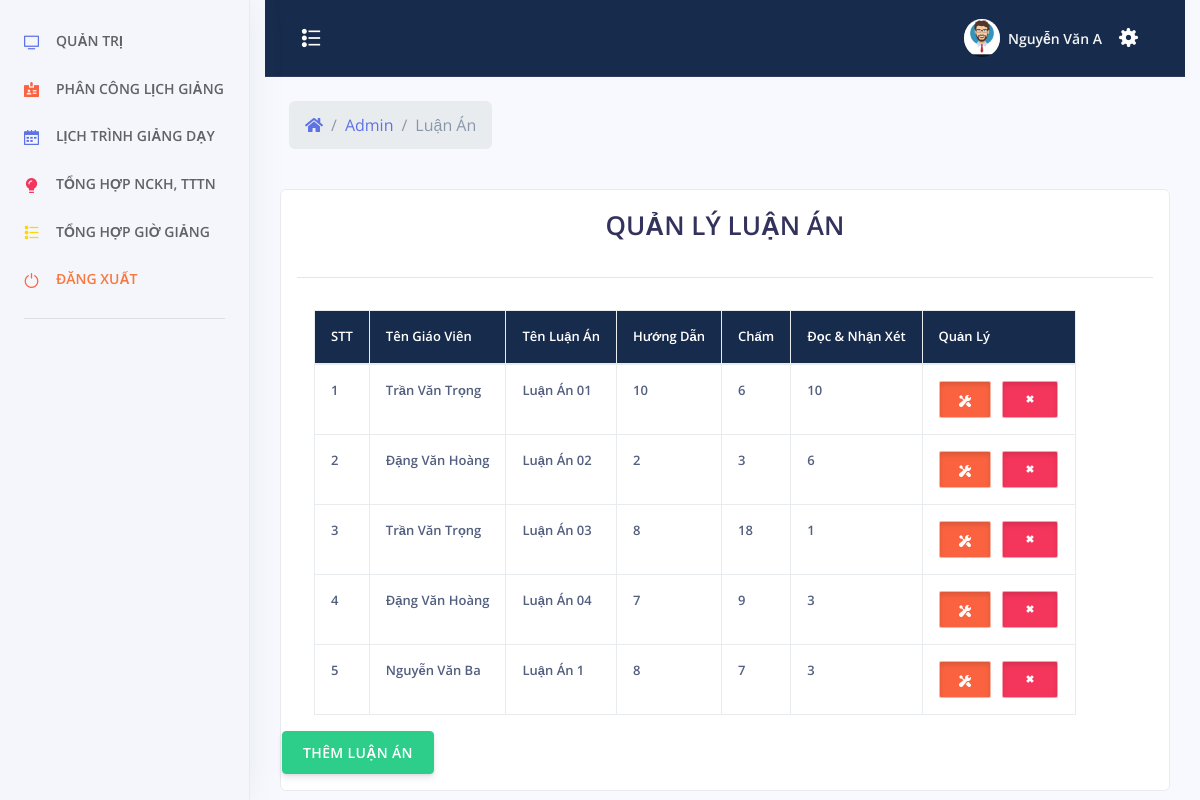
The page /admin/index.php?menu=luanan (signed in) on the database as committed earlier.
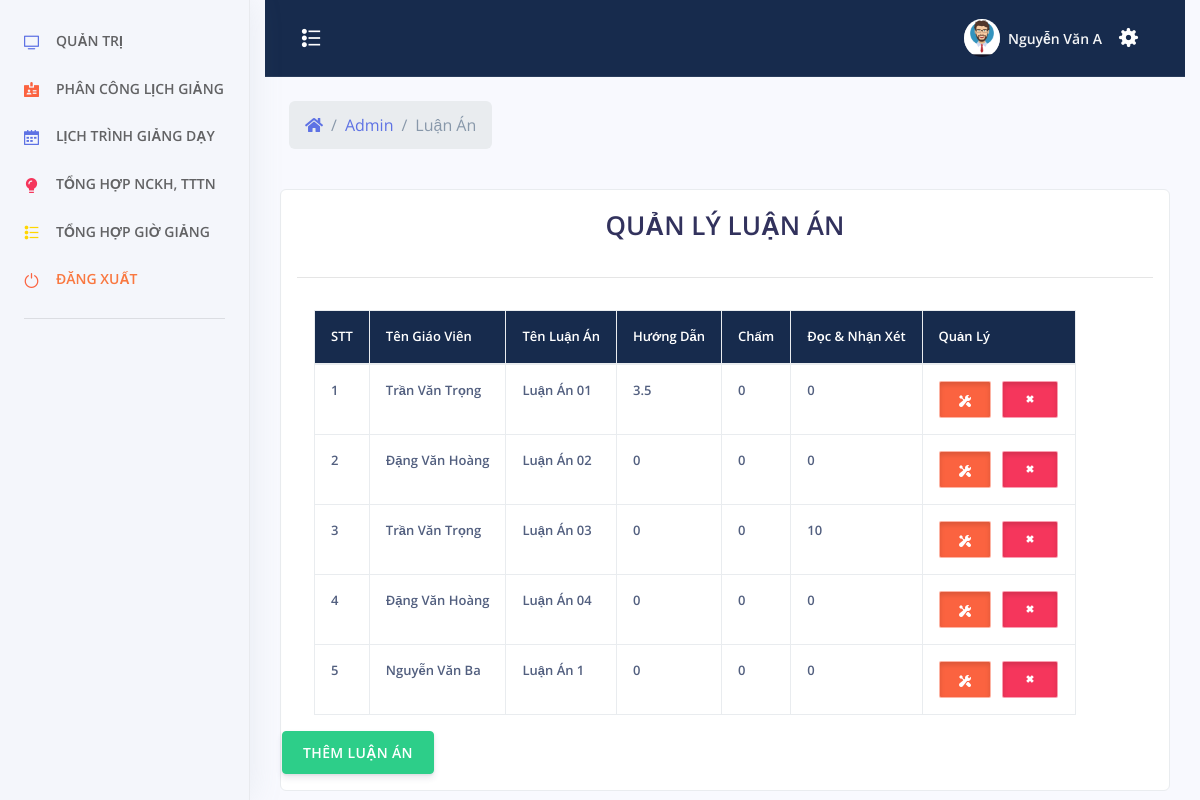
The same page on the database as committed later.
### tables this page shows
CREATE TABLE `luan_an` (
  `id` int(11) NOT NULL,
  `id_giaovien` int(11) NOT NULL,
  `ten` varchar(500) NOT NULL,
  `huong_dan` float DEFAULT NULL,
  `cham` float DEFAULT NULL,
  `doc` float DEFAULT NULL
);

CREATE TABLE `tai_khoan` (
  `id_tai_khoan` int(11) NOT NULL,
  `ten_tai_khoan` varchar(30) NOT NULL,
  `mat_khau` varchar(100) NOT NULL,
  `nhom_tai_khoan` tinyint(2) NOT NULL,
  `ten_sinh_vien` varchar(100) NOT NULL,
  `sdt` varchar(20) NOT NULL,
  `ngay_sinh` varchar(50) NOT NULL,
  `ngay_tao` datetime NOT NULL
);

### admin/luan-an.php (the view, shortened to what this page needs)
<?php
	include_once('../config/config.php');
	include_once('../header.php');
 ?>
<?php
		if($_SESSION["taikhoan"] == NULL){ ?>
			<script>
				window.location.href="../tai-khoan/dang-nhap.php";
			</script>
		<?php }else {?>
			<div class="row align-items-center py-4">
            <div class="col-lg-6 col-7">
              <nav aria-label="breadcrumb" class="d-none d-md-inline-block ml-md-4">
                <ol class="breadcrumb breadcrumb-links breadcrumb-dark">
                  <li class="breadcrumb-item"><a href="#"><i class="fas fa-home"></i></a></li>
                  <li class="breadcrumb-item"><a href="index.php">Admin</a></li>
                  <li class="breadcrumb-item active" aria-current="page">Luận Án</li>
                </ol>
              </nav>
            </div>
          </div>
    <div style="color:#FFF" class="col-xs-12 col-sm-12 col-md-12 col-lg-12 adminhihi">
		<div class="list-group-item">
		<?php
			$sql = "SELECT * FROM `luan_an`";
			$qr = mysqli_query($conn, $sql);
		 ?>
			<div class="caption">
			<h1 style="text-align: center">QUẢN LÝ LUẬN ÁN</h1>
			</div>
			<hr>
			<div class="row">
				<table class="table table-bordered table-responsive">
					<tr class="chimuc">
						<th>STT</th>
						<th>Tên Giáo Viên</th>
						<th>Tên Luận Án</th>
						<th>Hướng Dẫn</th>
						<th>Chấm</th>
						<th>Đọc & Nhận Xét</th>
						<th>Quản Lý</th>
					</tr>
					<tbody>
						<?php $stt =1; ?>
					<?php while($row = mysqli_fetch_assoc($qr)){ ?>
						<tr>
							<td><?php echo $stt; $stt += 1; ?></td>
							<td><?php
								$idgv = $row["id_giaovien"];
								$sqlgv = "SELECT `ten_sinh_vien` FROM `tai_khoan` WHERE `id_tai_khoan` = '$idgv'";
								$qrgv = mysqli_query($conn, $sqlgv);
								$rowgv = mysqli_fetch_assoc($qrgv);
								echo $rowgv["ten_sinh_vien"];
							?>
							</td>
							<td><?php echo $row["ten"]?></td>
							<td><?php echo $row["huong_dan"]?></td>
							<td><?php echo $row["cham"]?></td>
							<td><?php echo $row["doc"]?></td>
							<td align="center">
                                <button type="button" id="sua" class="btn btn-warning btn-xs button-sua" title="Sửa"
                                tens="<?php echo $row["ten"]?>"
                                idgvs="<?php echo $row["id_giaovien"]?>"
                                idsua="<?php echo $row["id"]?>" ><span class="glyphicon glyphicon-edit"></span>
								<span class="btn-inner--icon"><i class="ni ni-settings"></i></span>
							</button>
  								<button type="button" id="xoa" xoa="<?php echo $row["id"]?>" class="btn btn-danger btn-xs button-sua" title="Xóa"><span class="glyphicon glyphicon-trash"></span>
								  <span class="btn-inner--icon"><i class="ni ni-fat-remove"></i></span>
							</button>
							</td>
						</tr>
						<?php } ?>
					</tbody>
				</table>
<br>
<center>
	<button type="button" class="btn btn-success"  data-toggle="modal" data-target="#themadmin">THÊM LUẬN ÁN</button>
</center>
			</div>
		</div>
    </div>
	<?php } ?>
</div>
 <?php
	include_once('../footer.php');
 ?>

Rows that differ between the two databases and show on the page:
changed luan_an "Luận Án 01": huong_dan "10" → "3.5"; cham "6" → "0"; doc "10" → "0"
changed luan_an "Luận Án 02": huong_dan "2" → "0"; cham "3" → "0"; doc "6" → "0"
changed luan_an "Luận Án 03": huong_dan "8" → "0"; cham "18" → "0"; doc "1" → "10"
changed luan_an "Luận Án 04": huong_dan "7" → "0"; cham "9" → "0"; doc "3" → "0"
changed luan_an "Luận Án 1": huong_dan "8" → "0"; cham "7" → "0"; doc "3" → "0"
